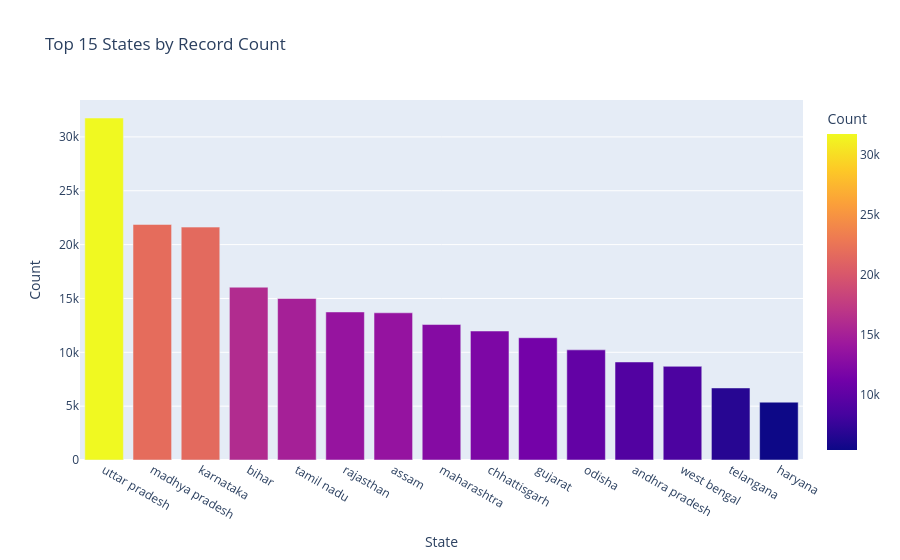

Write notebook code for a chart like this one.
### Markdown cell above
## 4. Categorical Distributions
Let's analyze how many records belong to each state and season.

### Code cell
state_counts = df['state_name'].value_counts().reset_index()
state_counts.columns = ['State', 'Count']
fig = px.bar(state_counts.head(15), x='State', y='Count', title='Top 15 States by Record Count', color='Count')
fig.show()

### Figure 1 — Plotly figure (JSON) as saved in the notebook; plotly's stock layout.template omitted (floating-point values rounded to 4 significant figures)
{"data": [{"hovertemplate": "State=%{x}<br>Count=%{marker.color}<extra></extra>", "legendgroup": "", "marker": {"color": [31758, 21874, 21626, 16047, 14997, 13747, 13668, 12580, 11976, 11355, 10228, 9103, 8699, 6690, 5369], "coloraxis": "coloraxis", "pattern": {"shape": ""}}, "name": "", "orientation": "v", "showlegend": false, "textposition": "auto", "type": "bar", "x": ["uttar pradesh", "madhya pradesh", "karnataka", "bihar", "tamil nadu", "rajasthan", "assam", "maharashtra", "chhattisgarh", "gujarat", "odisha", "andhra pradesh", "west bengal", "telangana", "haryana"], "xaxis": "x", "y": [31758, 21874, 21626, 16047, 14997, 13747, 13668, 12580, 11976, 11355, 10228, 9103, 8699, 6690, 5369], "yaxis": "y"}], "layout": {"barmode": "relative", "coloraxis": {"colorbar": {"title": {"text": "Count"}}, "colorscale": [[0.0, "#0d0887"], [0.1111, "#46039f"], [0.2222, "#7201a8"], [0.3333, "#9c179e"], [0.4444, "#bd3786"], [0.5556, "#d8576b"], [0.6667, "#ed7953"], [0.7778, "#fb9f3a"], [0.8889, "#fdca26"], [1.0, "#f0f921"]]}, "legend": {"tracegroupgap": 0}, "title": {"text": "Top 15 States by Record Count"}, "xaxis": {"anchor": "y", "domain": [0.0, 1.0], "title": {"text": "State"}}, "yaxis": {"anchor": "x", "domain": [0.0, 1.0], "title": {"text": "Count"}}}}
